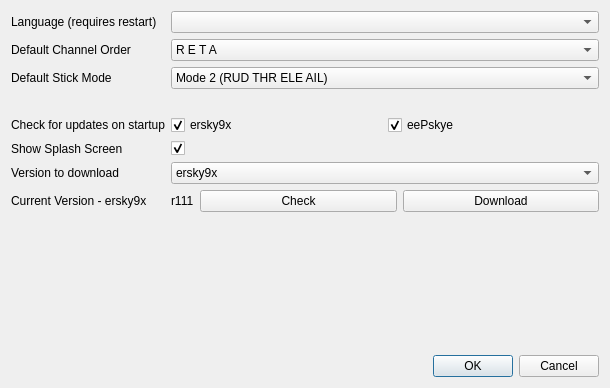
<?xml version="1.0" encoding="UTF-8"?>
<ui version="4.0">
 <class>preferencesDialog</class>
 <widget class="QDialog" name="preferencesDialog">
  <property name="geometry">
   <rect>
    <x>0</x>
    <y>0</y>
    <width>610</width>
    <height>388</height>
   </rect>
  </property>
  <property name="windowTitle">
   <string>Preferences</string>
  </property>
  <property name="windowIcon">
   <iconset resource="eepe.qrc">
    <normaloff>:/images/preferences.png</normaloff>:/images/preferences.png</iconset>
  </property>
  <layout class="QGridLayout" name="gridLayout_2">
   <item row="0" column="0">
    <widget class="QLabel" name="label">
     <property name="text">
      <string>Language (requires restart)</string>
     </property>
    </widget>
   </item>
   <item row="0" column="1">
    <widget class="QComboBox" name="locale_QB"/>
   </item>
   <item row="4" column="0">
    <widget class="QLabel" name="label_2">
     <property name="text">
      <string>Check for updates on startup</string>
     </property>
    </widget>
   </item>
   <item row="4" column="1">
    <layout class="QGridLayout" name="gridLayout">
     <item row="0" column="0">
      <widget class="QCheckBox" name="startupCheck_er9x">
       <property name="text">
        <string>ersky9x</string>
       </property>
       <property name="checked">
        <bool>true</bool>
       </property>
      </widget>
     </item>
     <item row="0" column="1">
      <widget class="QCheckBox" name="startupCheck_eepe">
       <property name="text">
        <string>eePskye</string>
       </property>
       <property name="checked">
        <bool>true</bool>
       </property>
      </widget>
     </item>
    </layout>
   </item>
   <item row="5" column="0">
    <widget class="QLabel" name="label_4">
     <property name="text">
      <string>Show Splash Screen</string>
     </property>
    </widget>
   </item>
   <item row="5" column="1">
    <widget class="QCheckBox" name="showSplash">
     <property name="text">
      <string/>
     </property>
     <property name="checked">
      <bool>true</bool>
     </property>
    </widget>
   </item>
   <item row="6" column="0">
    <widget class="QLabel" name="label_3">
     <property name="text">
      <string>Version to download</string>
     </property>
    </widget>
   </item>
   <item row="6" column="1">
    <widget class="QComboBox" name="downloadVerCB">
     <item>
      <property name="text">
       <string>ersky9x</string>
      </property>
     </item>
    </widget>
   </item>
   <item row="8" column="1">
    <spacer name="verticalSpacer">
     <property name="orientation">
      <enum>Qt::Vertical</enum>
     </property>
     <property name="sizeHint" stdset="0">
      <size>
       <width>20</width>
       <height>40</height>
      </size>
     </property>
    </spacer>
   </item>
   <item row="9" column="1">
    <widget class="QDialogButtonBox" name="buttonBox">
     <property name="orientation">
      <enum>Qt::Horizontal</enum>
     </property>
     <property name="standardButtons">
      <set>QDialogButtonBox::Cancel|QDialogButtonBox::Ok</set>
     </property>
    </widget>
   </item>
   <item row="1" column="0">
    <widget class="QLabel" name="label_13">
     <property name="text">
      <string>Default Channel Order</string>
     </property>
    </widget>
   </item>
   <item row="1" column="1">
    <widget class="QComboBox" name="channelorderCB">
     <property name="whatsThis">
      <string>Channel order

This is used by the templated to determine which channel goes to what number output.</string>
     </property>
     <property name="currentIndex">
      <number>0</number>
     </property>
     <item>
      <property name="text">
       <string notr="true">R E T A</string>
      </property>
     </item>
     <item>
      <property name="text">
       <string notr="true">R E A T</string>
      </property>
     </item>
     <item>
      <property name="text">
       <string notr="true">R T E A</string>
      </property>
     </item>
     <item>
      <property name="text">
       <string notr="true">R T A E</string>
      </property>
     </item>
     <item>
      <property name="text">
       <string notr="true">R A E T</string>
      </property>
     </item>
     <item>
      <property name="text">
       <string notr="true">R A T E</string>
      </property>
     </item>
     <item>
      <property name="text">
       <string notr="true">E R T A</string>
      </property>
     </item>
     <item>
      <property name="text">
       <string notr="true">E R A T</string>
      </property>
     </item>
     <item>
      <property name="text">
       <string notr="true">E T R A</string>
      </property>
     </item>
     <item>
      <property name="text">
       <string notr="true">E T A R</string>
      </property>
     </item>
     <item>
      <property name="text">
       <string notr="true">E A R T</string>
      </property>
     </item>
     <item>
      <property name="text">
       <string notr="true">E A T R</string>
      </property>
     </item>
     <item>
      <property name="text">
       <string notr="true">T R E A</string>
      </property>
     </item>
     <item>
      <property name="text">
       <string notr="true">T R A E</string>
      </property>
     </item>
     <item>
      <property name="text">
       <string notr="true">T E R A</string>
      </property>
     </item>
     <item>
      <property name="text">
       <string notr="true">T E A R</string>
      </property>
     </item>
     <item>
      <property name="text">
       <string notr="true">T A R E</string>
      </property>
     </item>
     <item>
      <property name="text">
       <string notr="true">T A E R</string>
      </property>
     </item>
     <item>
      <property name="text">
       <string notr="true">A R E T</string>
      </property>
     </item>
     <item>
      <property name="text">
       <string notr="true">A R T E</string>
      </property>
     </item>
     <item>
      <property name="text">
       <string notr="true">A E R T</string>
      </property>
     </item>
     <item>
      <property name="text">
       <string notr="true">A E T R</string>
      </property>
     </item>
     <item>
      <property name="text">
       <string notr="true">A T R E</string>
      </property>
     </item>
     <item>
      <property name="text">
       <string notr="true">A T E R</string>
      </property>
     </item>
    </widget>
   </item>
   <item row="2" column="0">
    <widget class="QLabel" name="label_14">
     <property name="text">
      <string>Default Stick Mode</string>
     </property>
    </widget>
   </item>
   <item row="2" column="1">
    <widget class="QComboBox" name="stickmodeCB">
     <property name="whatsThis">
      <string>Mode selection:

Mode 1:
  Left stick:  Elevator, Rudder
  Right stick:  Throttle, Aileron

Mode 2:
  Left stick:  Throttle, Rudder
  Right stick:  Elevator, Aileron

Mode 3:
  Left stick:  Elevator, Aileron
  Right stick:  Throttle, Rudder

Mode 4:
  Left stick:  Throttle, Aileron
  Right stick:  Elevator, Rudder

</string>
     </property>
     <property name="currentIndex">
      <number>1</number>
     </property>
     <item>
      <property name="text">
       <string>Mode 1 (RUD ELE THR AIL)</string>
      </property>
     </item>
     <item>
      <property name="text">
       <string>Mode 2 (RUD THR ELE AIL)</string>
      </property>
     </item>
     <item>
      <property name="text">
       <string>Mode 3 (AIL ELE THR RUD)</string>
      </property>
     </item>
     <item>
      <property name="text">
       <string>Mode 4 (AIL THR ELE RUD)</string>
      </property>
     </item>
    </widget>
   </item>
   <item row="3" column="1">
    <spacer name="horizontalSpacer">
     <property name="orientation">
      <enum>Qt::Horizontal</enum>
     </property>
     <property name="sizeHint" stdset="0">
      <size>
       <width>40</width>
       <height>20</height>
      </size>
     </property>
    </spacer>
   </item>
   <item row="7" column="1">
    <layout class="QGridLayout" name="gridLayout_3" columnstretch="0,10,10" columnminimumwidth="0,0,0">
     <item row="0" column="2">
      <widget class="QPushButton" name="er9x_dnld">
       <property name="text">
        <string>Download</string>
       </property>
      </widget>
     </item>
     <item row="0" column="0">
      <widget class="QLabel" name="er9x_ver_label">
       <property name="text">
        <string>r111</string>
       </property>
      </widget>
     </item>
     <item row="0" column="1">
      <widget class="QPushButton" name="er9x_dnld_2">
       <property name="text">
        <string>Check</string>
       </property>
      </widget>
     </item>
    </layout>
   </item>
   <item row="7" column="0">
    <widget class="QLabel" name="label_5">
     <property name="text">
      <string>Current Version - ersky9x</string>
     </property>
    </widget>
   </item>
  </layout>
 </widget>
 <resources>
  <include location="eepe.qrc"/>
 </resources>
 <connections>
  <connection>
   <sender>buttonBox</sender>
   <signal>accepted()</signal>
   <receiver>preferencesDialog</receiver>
   <slot>accept()</slot>
   <hints>
    <hint type="sourcelabel">
     <x>370</x>
     <y>49</y>
    </hint>
    <hint type="destinationlabel">
     <x>157</x>
     <y>274</y>
    </hint>
   </hints>
  </connection>
  <connection>
   <sender>buttonBox</sender>
   <signal>rejected()</signal>
   <receiver>preferencesDialog</receiver>
   <slot>reject()</slot>
   <hints>
    <hint type="sourcelabel">
     <x>390</x>
     <y>55</y>
    </hint>
    <hint type="destinationlabel">
     <x>286</x>
     <y>274</y>
    </hint>
   </hints>
  </connection>
 </connections>
</ui>
